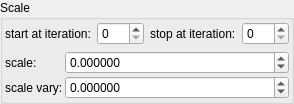
    <widget class="QGroupBox" name="groupBox_3">
     <property name="title">
      <string>Scale</string>
     </property>
     <layout class="QVBoxLayout" name="verticalLayout_7">
      <property name="leftMargin">
       <number>2</number>
      </property>
      <property name="topMargin">
       <number>2</number>
      </property>
      <property name="rightMargin">
       <number>2</number>
      </property>
      <property name="bottomMargin">
       <number>2</number>
      </property>
      <item>
       <layout class="QHBoxLayout" name="horizontalLayout_33" stretch="0,1,0,1">
        <item>
         <widget class="QLabel" name="label_127">
          <property name="text">
           <string>start at iteration:</string>
          </property>
         </widget>
        </item>
        <item>
         <widget class="MySpinBox" name="spinboxInt_transf_start_iterations_A">
          <property name="sizePolicy">
           <sizepolicy hsizetype="Minimum" vsizetype="Maximum">
            <horstretch>0</horstretch>
            <verstretch>0</verstretch>
           </sizepolicy>
          </property>
          <property name="minimum">
           <number>0</number>
          </property>
          <property name="maximum">
           <number>999</number>
          </property>
          <property name="value">
           <number>0</number>
          </property>
         </widget>
        </item>
        <item>
         <widget class="QLabel" name="label_85">
          <property name="text">
           <string>stop at iteration:</string>
          </property>
         </widget>
        </item>
        <item>
         <widget class="MySpinBox" name="spinboxInt_transf_stop_iterations_A">
          <property name="sizePolicy">
           <sizepolicy hsizetype="Preferred" vsizetype="Maximum">
            <horstretch>0</horstretch>
            <verstretch>0</verstretch>
           </sizepolicy>
          </property>
          <property name="maximum">
           <number>999</number>
          </property>
         </widget>
        </item>
       </layout>
      </item>
      <item>
       <layout class="QGridLayout" name="gridLayout_45" columnstretch="0,1">
        <property name="spacing">
         <number>2</number>
        </property>
        <item row="0" column="0">
         <widget class="QLabel" name="label_140">
          <property name="text">
           <string>scale:</string>
          </property>
         </widget>
        </item>
        <item row="1" column="0">
         <widget class="QLabel" name="label_142">
          <property name="text">
           <string>scale vary:</string>
          </property>
         </widget>
        </item>
        <item row="0" column="1">
         <widget class="MyDoubleSpinBox" name="spinbox_mandelbox_scale">
          <property name="sizePolicy">
           <sizepolicy hsizetype="Minimum" vsizetype="Maximum">
            <horstretch>0</horstretch>
            <verstretch>0</verstretch>
           </sizepolicy>
          </property>
          <property name="prefix">
           <string/>
          </property>
          <property name="suffix">
           <string/>
          </property>
          <property name="decimals">
           <number>6</number>
          </property>
          <property name="minimum">
           <double>-100000.000000000000000</double>
          </property>
          <property name="maximum">
           <double>100000.000000000000000</double>
          </property>
          <property name="singleStep">
           <double>0.100000000000000</double>
          </property>
         </widget>
        </item>
        <item row="1" column="1">
         <widget class="MyDoubleSpinBox" name="spinbox_mandelbox_vary_scale_vary">
          <property name="sizePolicy">
           <sizepolicy hsizetype="Minimum" vsizetype="Maximum">
            <horstretch>0</horstretch>
            <verstretch>0</verstretch>
           </sizepolicy>
          </property>
          <property name="prefix">
           <string/>
          </property>
          <property name="suffix">
           <string/>
          </property>
          <property name="decimals">
           <number>6</number>
          </property>
          <property name="minimum">
           <double>-100000.000000000000000</double>
          </property>
          <property name="maximum">
           <double>100000.000000000000000</double>
          </property>
          <property name="singleStep">
           <double>0.100000000000000</double>
          </property>
         </widget>
        </item>
       </layout>
      </item>
     </layout>
    </widget>
